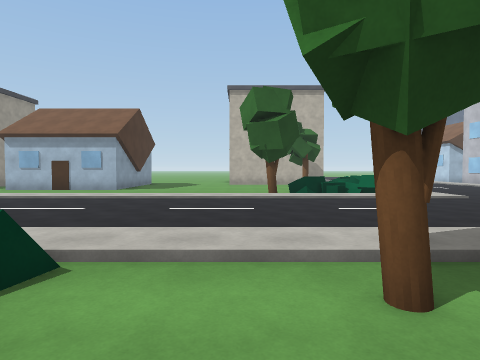
[1] (above)

23 first-person views from a walk through a Unity game level. The camera is 1.5 m above the floor, tilts 2° down and sees 75° across. The floor is counted in squares, 2 m on a side. Each view is taken from the middle of a square. On the plan, view 1 faces up. The plan holds only what a view shows up to about 10 squares ahead; the rest is blank. The place goes on beyond the plan. Surface patterns are stand-ins for the level's own textures.

[2]
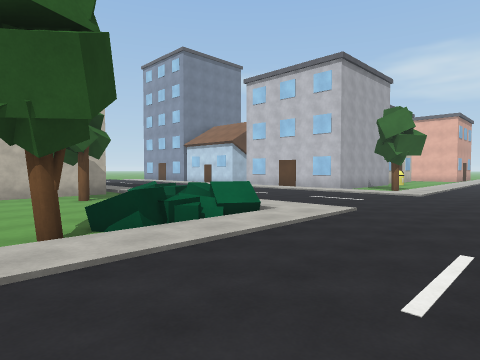

[3]
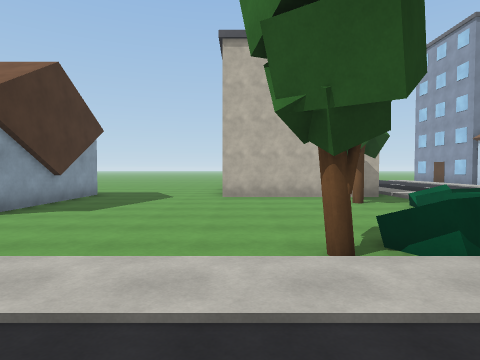

[4]
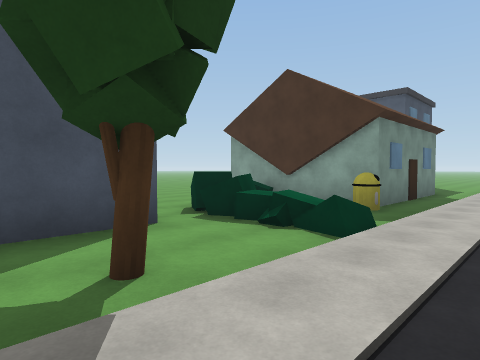

[5]
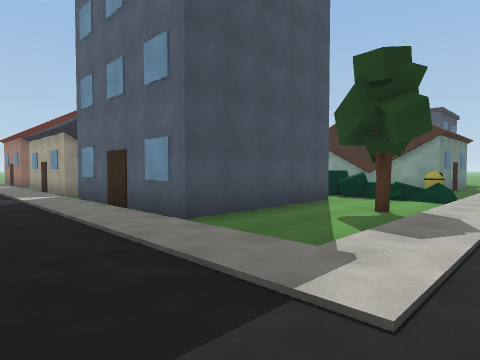

[6]
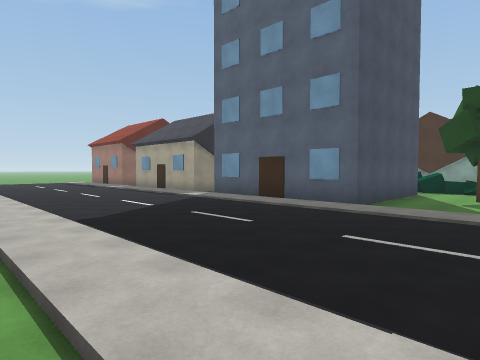

[7]
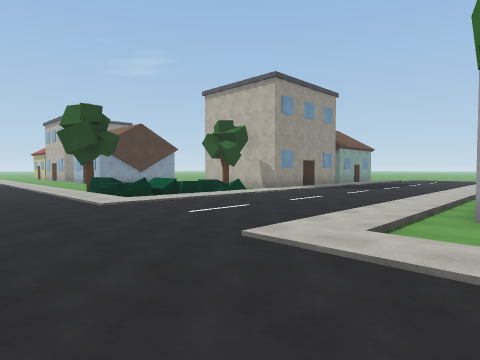

[8]
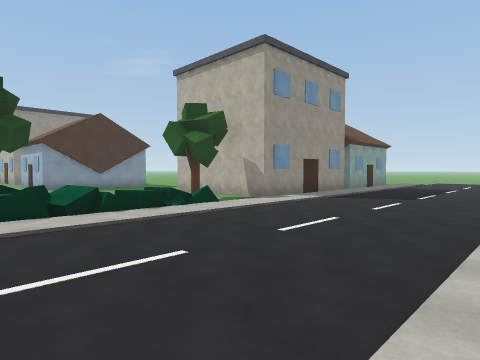

[9]
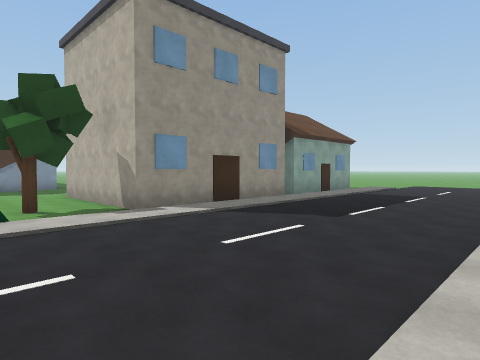

[10]
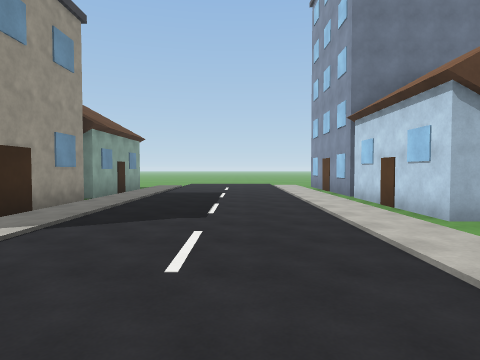

[11]
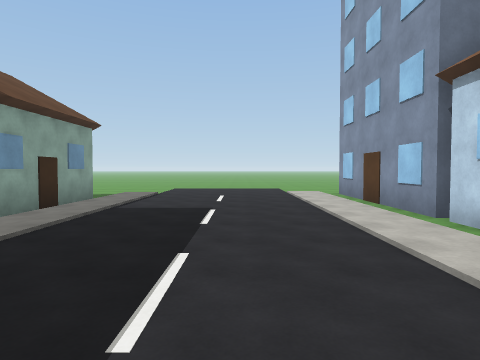

[12]
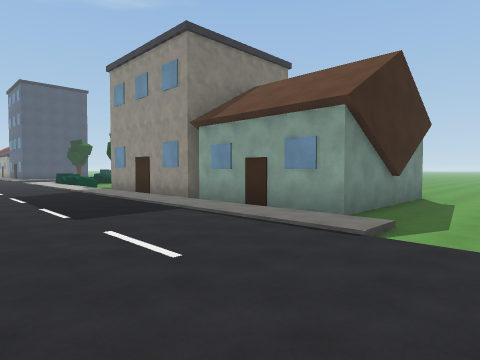

[13]
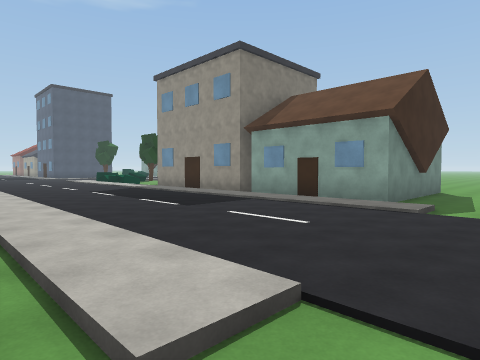

[14]
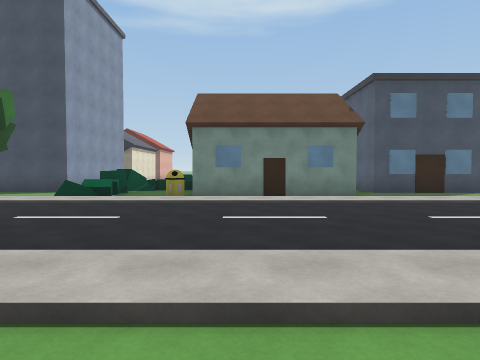

[15]
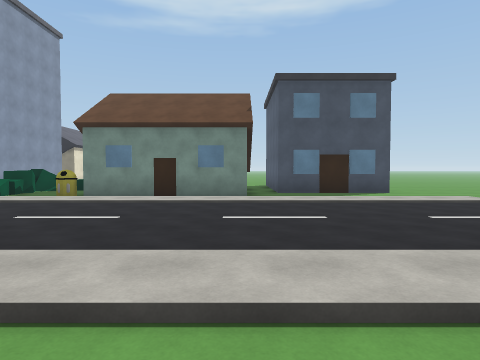

[16]
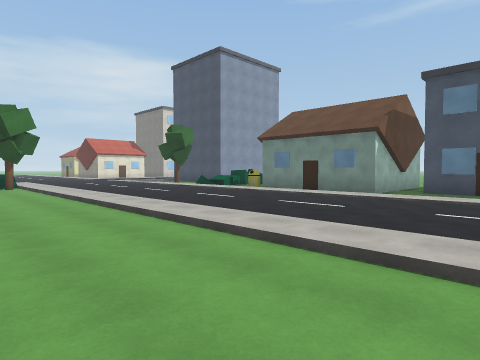

[17]
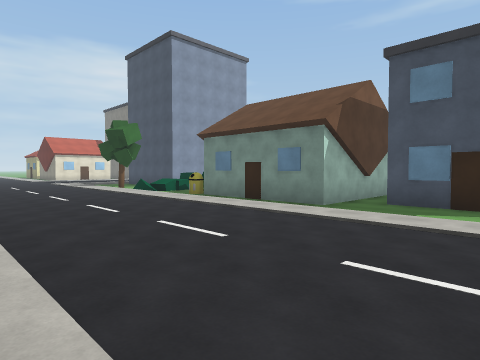

[18]
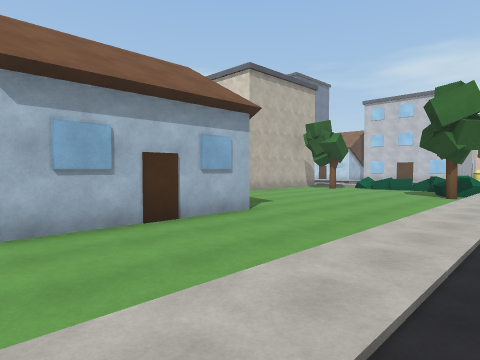

[19]
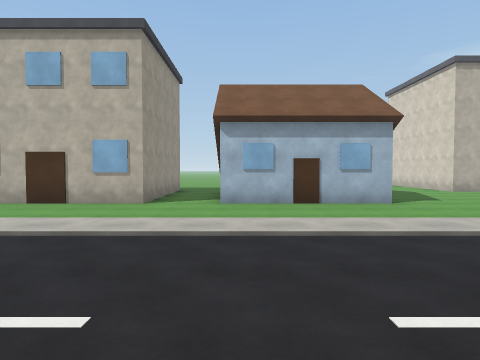

[20]
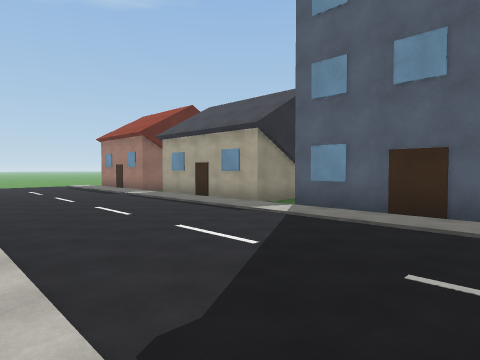

[21]
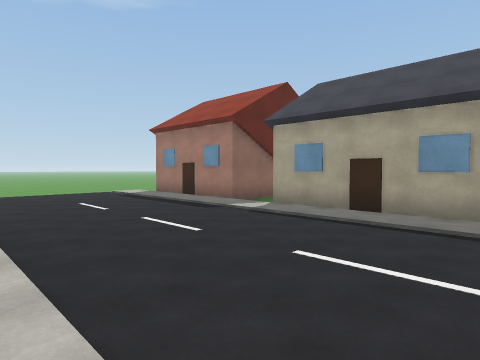

[22]
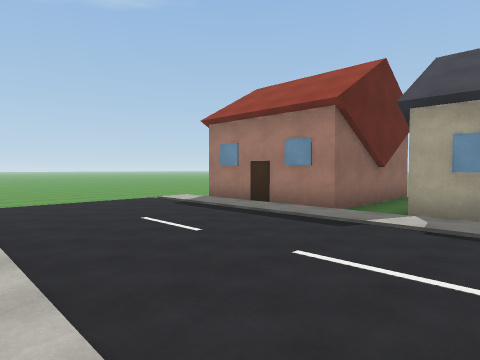

[23]
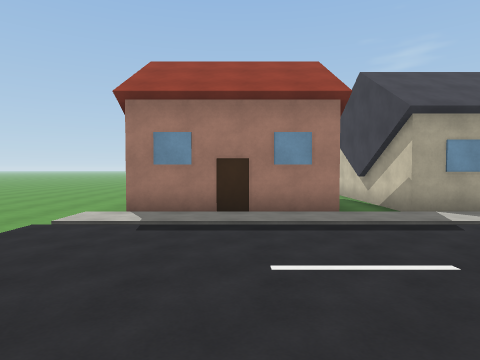

### Floor plan
Points are (right, up) in squares from view 1. A wall is a line through its corners. A room is listed if a view was taken in it or the views show most of it. See-through windows are left out.
Room 1 (views 1, 2, 3, 4, 5, 6, 7, 8, 9, 10, 11, 12, 13, 14, 15, 16, 17, 18, 19, 20, 21, 22, 23)
walls: (-0.5, -0.1) (4.1, -0.1) (4.1, -5.2); (-4.4, 11.3) (-8.5, 11.3); (2.5, -6.3) (4.1, -6.3) (4.1, -10.8) (0, -10.8); (-4.5, 13.5) (-4.5, 11.8); (-9.2, -2.4) (-9.2, 1.4) (-4.7, 1.4) (-4.7, -1.6); (-10.2, 11.3) (-13.5, 11.3); (11.8, 16.8) (11.2, 16.8) (11.2, 20.9); (4.1, 20) (4.1, 15) (-0.5, 15); (-13.5, 0.2) (-10.1, 0.2); (-0.4, -12.1) (4.1, -12.1) (4.1, -16.2); (11.2, 21) (11.2, 26); (-0.6, 24.5) (4.1, 24.5) (4.1, 20.5)
ways out: opening at (-9.5, 11); opening at (-2.5, 13.2); opening at (-2, -1.7); opening at (-0.7, 26); opening at (-0.5, -11.5); gap at (2, -6)
objects: other object (-4, 1); other object (-2, -1); other object (-2, 0); other object (-2, 1); other object (-2, 2); other object (1, 2); other object (1, 9); other object (2, 9); other object (3, 9); other object (3, 13); other object (4, 9); other object (4, 10); other object (4, 11); other object (4, 12); other object (4, 13)

Positions as (right, up) in squares from view 1, and headings:
1: (0, 0), facing up
2: (0, 5), facing up-right
3: (0, 6), facing up
4: (2, 4), facing down-left
5: (7, 4), facing down-left
6: (11, 3), facing down-left
7: (12, 5), facing up-left
8: (10, 8), facing up-left
9: (10, 12), facing up-left
10: (8, 12), facing up
11: (8, 16), facing up
12: (9, 27), facing down-left
13: (11, 27), facing down-left
14: (-6, 10), facing down
15: (-9, 10), facing down
16: (-13, 11), facing down-right
17: (-13, 8), facing down-right
18: (-9, 7), facing up-right
19: (-8, 4), facing up
20: (10, -1), facing down-left
21: (10, -6), facing down-left
22: (10, -9), facing down-left
23: (10, -14), facing left
